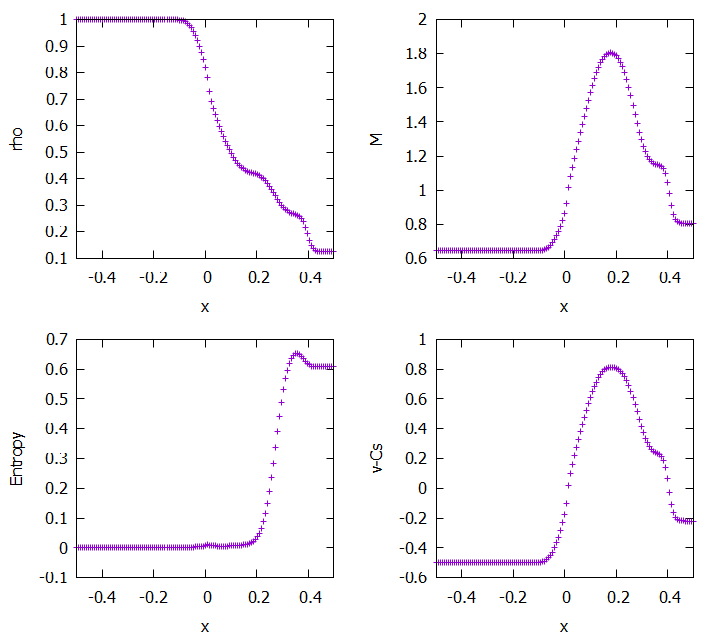

Source code (gnuplot):
reset
set terminal pngcairo size 720, 640
set out "01.png"
unset key

set multiplot layout 2, 2

set xlabel "x"
set ylabel "rho"
set xrange [-0.5:0.5]
plot "out.data" u 1:2 

set xlabel "x"
set ylabel "M"
set xrange [-0.5:0.5]
plot "out.data" u 1:3 

set xlabel "x"
set ylabel "Entropy"
set xrange [-0.5:0.5]
plot "out.data" u 1:4 

set xlabel "x"
set ylabel "v-Cs"
set xrange [-0.5:0.5]
plot "out.data" u 1:5 

unset multiplot
set out
set terminal wxt enhanced
reset
